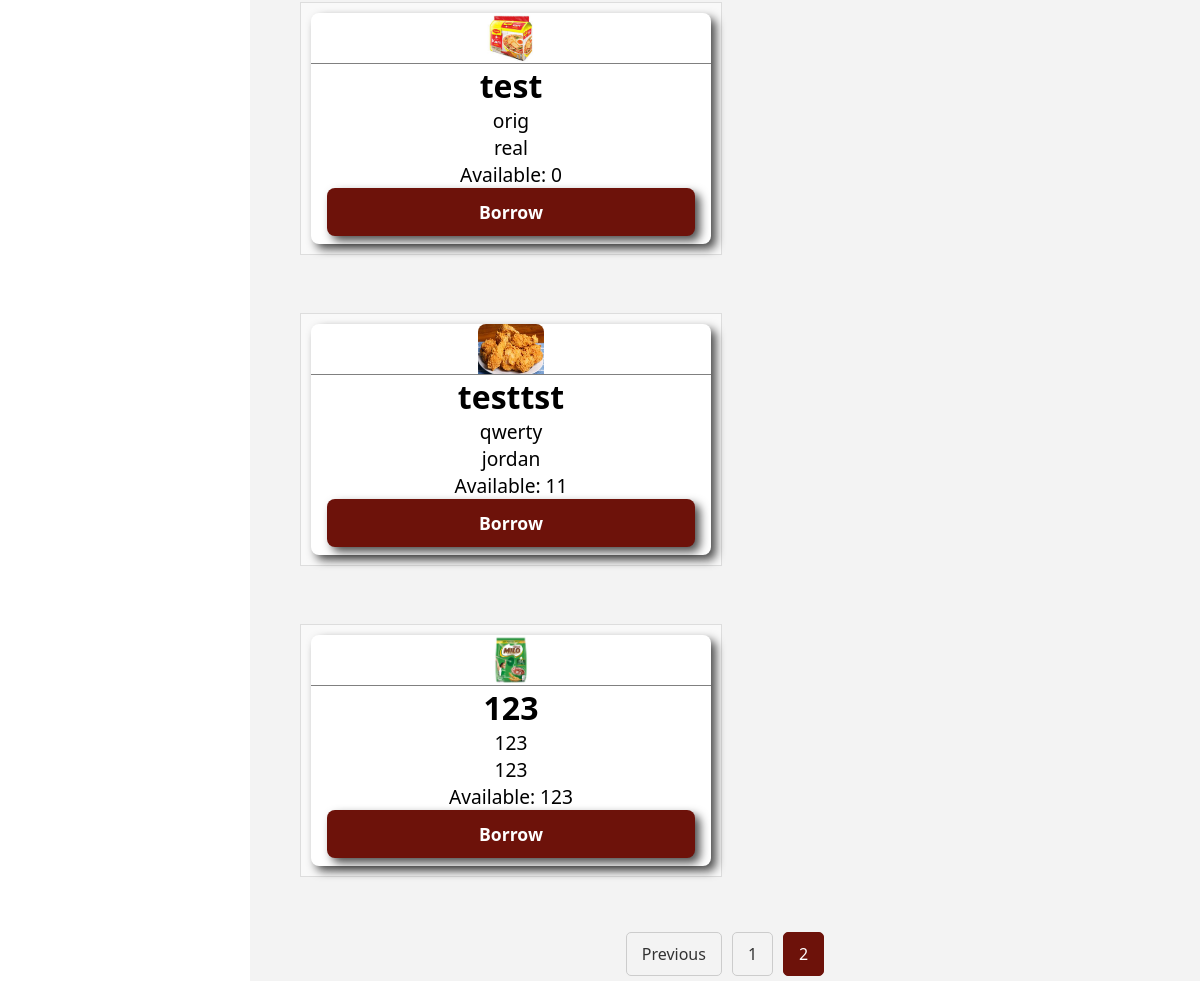
The page /homePage/borrowing.php?page=2 (signed in, lower part) on the database as committed earlier.
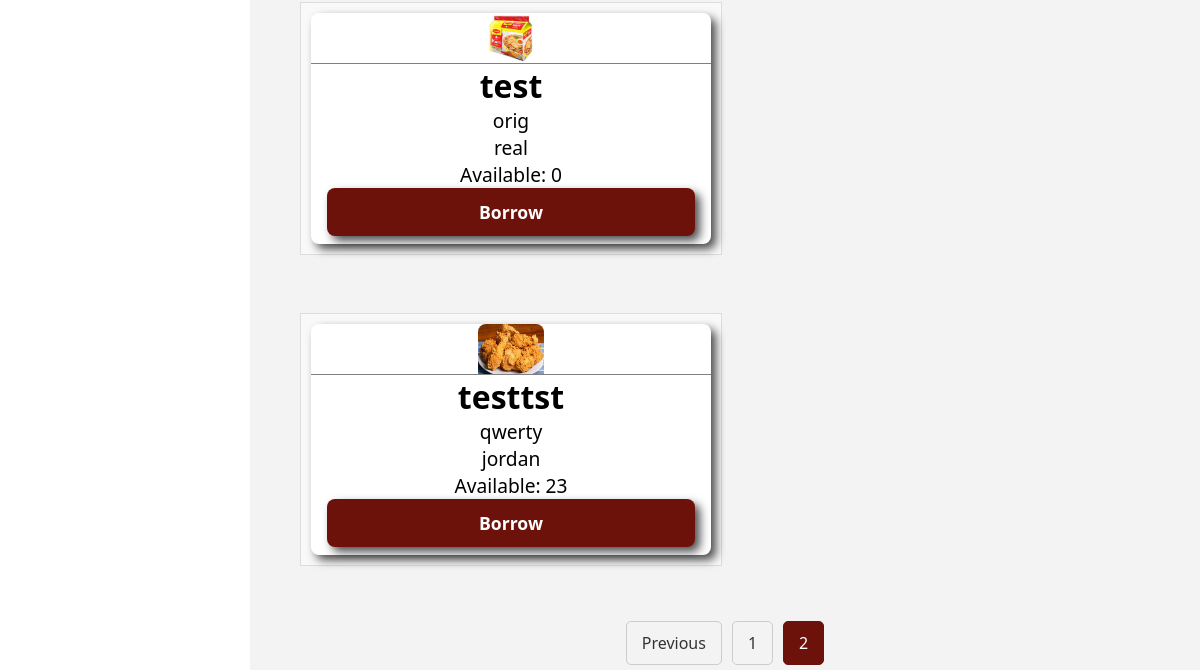
The same page on the database as committed later.
### tables this page shows
CREATE TABLE `items` (
  `id` int(11) NOT NULL,
  `name` varchar(255) NOT NULL,
  `description` varchar(255) NOT NULL,
  `brand` varchar(255) NOT NULL,
  `type` enum('sport','gadget') NOT NULL DEFAULT 'sport',
  `quantity` varchar(255) NOT NULL,
  `quantity_origin` varchar(255) NOT NULL,
  `created_at` datetime NOT NULL DEFAULT current_timestamp(),
  `updated_at` datetime NOT NULL,
  `users_id` int(11) NOT NULL,
  `image` varchar(255) DEFAULT NULL
);

### homePage/borrowing.php (the view, shortened to what this page needs)
<?php
require_once '../conn/conn.php';
$limit = 6;
$page = isset($_GET['page']) ? (int) $_GET['page'] : 1;
$offset = ($page - 1) * $limit;
$itemsQuery = "SELECT * FROM items LIMIT $limit OFFSET $offset";
$itemsResult = $conn->query($itemsQuery);
$totalitemsQuery = "SELECT COUNT(*) AS total FROM items";
$totalitemsResult = $conn->query($totalitemsQuery);
$totalRow = mysqli_fetch_assoc($totalitemsResult );
$totalItems = $totalRow['total'];
$totalPages = ceil($totalItems / $limit);
?>
<!DOCTYPE html>
<html lang="en">
<head>
    <link rel="stylesheet" href="../assets/css/borrowingHome.css">
    <link rel="stylesheet" href="../assets/css/sidebar.css">
</head>
<body>
    <div class="body">
        <div class="mainContainer" style="margin-left: 250px;">
            <div class="container">
                <div id="inventoryGrid" class="inventoryGrid">
                    <?php if ($itemsResult->num_rows > 0): ?>
                        <?php while ($item = $itemsResult->fetch_assoc()): ?>
                            <div class="inventoryContainer" data-title="<?= htmlspecialchars($item['name']) ?>">
                                <div class="subInventoryContainer">
                                    <div class="imageContainer" style="border-bottom: solid gray 1px;">
                                        <img style="height: 50px;" class="image"
                                            src="../assets/uploads/<?= htmlspecialchars($item['image'] ?: '../../assets/img/CSSPE.png') ?>"
                                            alt="Item Image">
                                    </div>
                                    <div class="infoContainer">
                                        <p><?= htmlspecialchars($item['name']) ?></p>
                                    </div>
                                    <div class="infoContainer1">
                                        <p><?= htmlspecialchars($item['brand']) ?></p>
                                    </div>
                                    <div class="infoContainer1">
                                        <p><?= htmlspecialchars($item['description']) ?></p>
                                    </div>
                                    <div class="infoContainer1">
                                        <p>Available: <?= htmlspecialchars($item['quantity']) ?></p>
                                    </div>
                                    <div class="buttonContainer">
                                        <button
                                            onclick="borrowItem(<?= htmlspecialchars($item['id']) ?>, '<?= htmlspecialchars($item['name']) ?>', '<?= htmlspecialchars($item['brand']) ?>')"
                                            class="addButton">Borrow</button>
                                    </div>
                                </div>
                            </div>
                        <?php endwhile; ?>
                    <?php else: ?>
                        <p>No items available</p>
                    <?php endif; ?>
                </div>
                <div class="pagination">
                    <?php if ($page > 1): ?>
                        <a href="?page=<?php echo $page - 1; ?>" class="prev">Previous</a>
                    <?php endif; ?>
                    <?php for ($i = 1; $i <= $totalPages; $i++): ?>
                        <a href="?page=<?php echo $i; ?>"
                            class="<?php echo ($i === $page) ? 'active' : ''; ?>"><?php echo $i; ?></a>
                    <?php endfor; ?>
                </div>
            </div>
        </div>
    </div>
</body>
</html>

Rows that differ between the two databases and show on the page:
removed items: image (picture), name "123", brand "123", description "123", quantity "123"
changed items "testtst": quantity "11" → "23"
